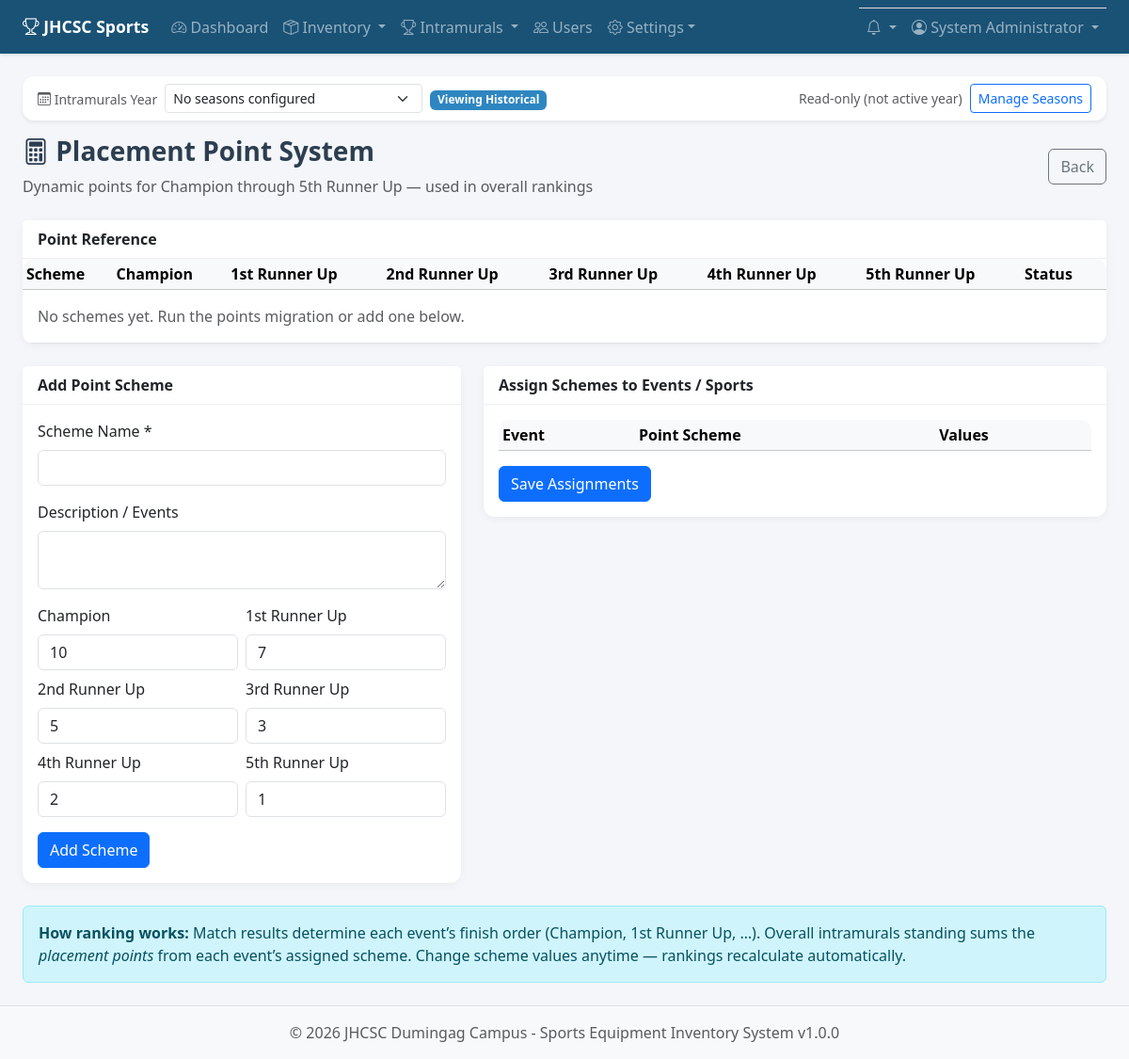
/intramurals/points/index.php (signed in), run on an earlier commit of the app's database.
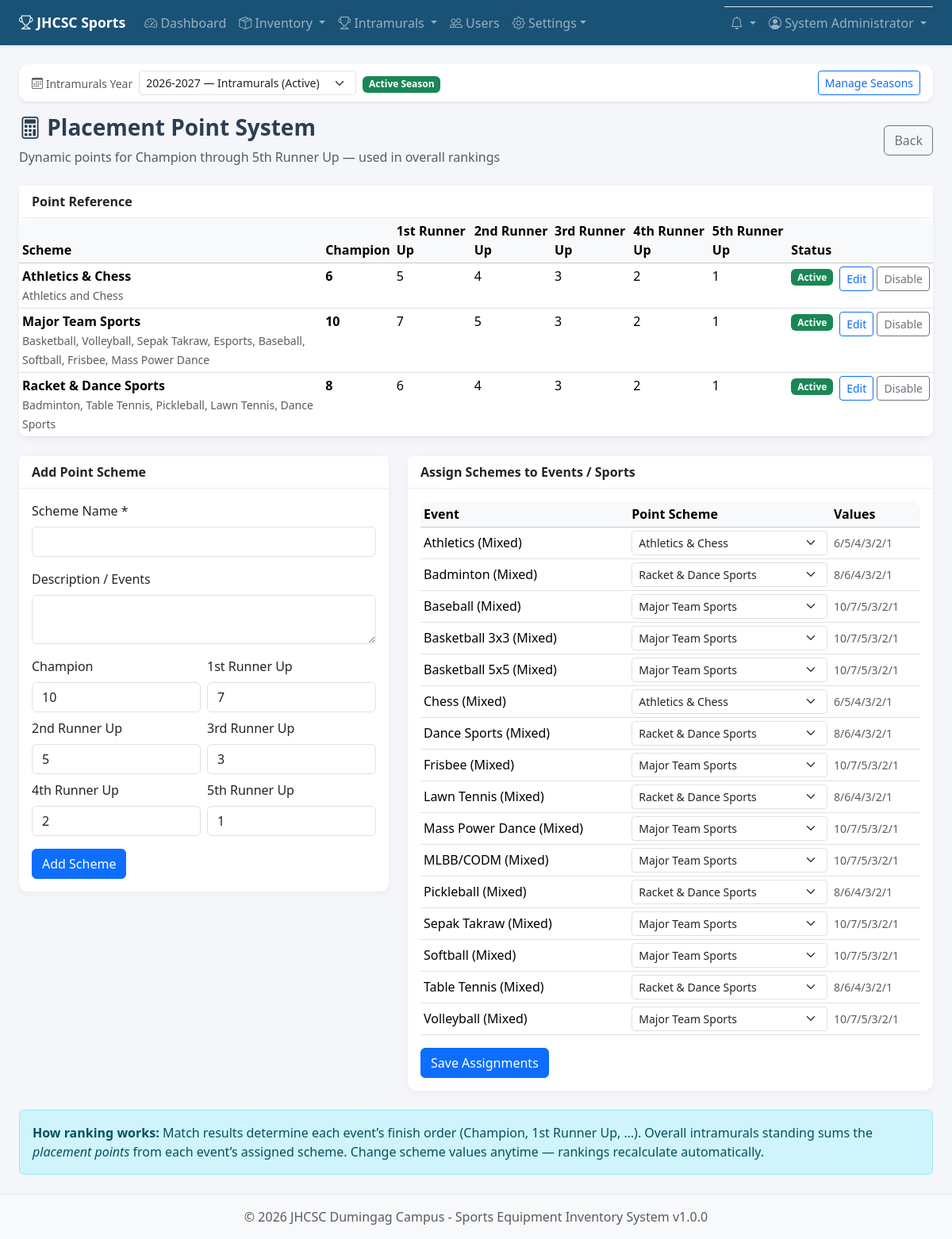
And on a later commit of the database.
### tables this page shows
CREATE TABLE IF NOT EXISTS intramural_point_schemes (
    id INT AUTO_INCREMENT PRIMARY KEY,
    name VARCHAR(100) NOT NULL UNIQUE,
    description TEXT,
    points_1 INT NOT NULL DEFAULT 10,
    points_2 INT NOT NULL DEFAULT 7,
    points_3 INT NOT NULL DEFAULT 5,
    points_4 INT NOT NULL DEFAULT 3,
    points_5 INT NOT NULL DEFAULT 2,
    points_6 INT NOT NULL DEFAULT 1,
    is_active TINYINT(1) NOT NULL DEFAULT 1,
    created_at TIMESTAMP DEFAULT CURRENT_TIMESTAMP,
    updated_at TIMESTAMP DEFAULT CURRENT_TIMESTAMP ON UPDATE CURRENT_TIMESTAMP
);

CREATE TABLE IF NOT EXISTS intramural_sports (
    id INT AUTO_INCREMENT PRIMARY KEY,
    name VARCHAR(100) NOT NULL,
    description TEXT,
    category ENUM('men', 'women', 'mixed') NOT NULL DEFAULT 'mixed',
    scoring_method ENUM('points', 'sets', 'games', 'time') NOT NULL DEFAULT 'points',
    rules TEXT,
    schedule_notes TEXT,
    tournament_format ENUM('round_robin', 'single_elimination', 'double_elimination', 'group_knockout', 'custom') NOT NULL DEFAULT 'round_robin',
    format_notes TEXT,
    win_points INT NOT NULL DEFAULT 3,
    draw_points INT NOT NULL DEFAULT 1,
    loss_points INT NOT NULL DEFAULT 0,
    point_scheme_id INT DEFAULT NULL,
    is_active TINYINT(1) NOT NULL DEFAULT 1,
    created_at TIMESTAMP DEFAULT CURRENT_TIMESTAMP,
    updated_at TIMESTAMP DEFAULT CURRENT_TIMESTAMP ON UPDATE CURRENT_TIMESTAMP,
    UNIQUE KEY uq_sport_name_category (name, category),
    FOREIGN KEY (point_scheme_id) REFERENCES intramural_point_schemes(id) ON DELETE SET NULL
);

### includes/intramurals.php (called while the page is built, shortened)
<?php
function sportLabel(array $sport): string
{
    return $sport['name'] . ' (' . ucfirst($sport['category']) . ')';
}
function getAllSeasons(bool $includeArchived = true): array
{
    try {
        $db = getDB();
        $sql = 'SELECT * FROM intramural_seasons';
        $sql .= ' ORDER BY is_active DESC, year_label DESC, id DESC';
        return $db->query($sql)->fetchAll();
    } catch (Throwable $e) {
        return [];
    }
}
function getActiveSeason(): ?array
{
    try {
        $db = getDB();
        $season = $db->query('SELECT * FROM intramural_seasons WHERE is_active = 1 ORDER BY id DESC LIMIT 1')->fetch();
        if ($season) {
            return $season;
        }
        return $db->query('SELECT * FROM intramural_seasons ORDER BY id DESC LIMIT 1')->fetch() ?: null;
    } catch (Throwable $e) {
        return null;
    }
}
function getSeasonById(int $id): ?array
{
    try {
        $db = getDB();
        $stmt = $db->prepare('SELECT * FROM intramural_seasons WHERE id = ?');
        $stmt->execute([$id]);
        return $stmt->fetch() ?: null;
    } catch (Throwable $e) {
        return null;
    }
}
function getCurrentSeasonId(): ?int
{
    $active = getActiveSeason();
    return $active ? (int) $active['id'] : null;
}
function getCurrentSeason(): ?array
{
    $id = getCurrentSeasonId();
    return $id ? getSeasonById($id) : getActiveSeason();
}
function isViewingActiveSeason(): bool
{
    $current = getCurrentSeason();
    return $current && !empty($current['is_active']);
}
function placementLabels(): array
{
    return [
        1 => 'Champion',
        2 => '1st Runner Up',
        3 => '2nd Runner Up',
        4 => '3rd Runner Up',
        5 => '4th Runner Up',
        6 => '5th Runner Up',
    ];
}
function getAllPointSchemes(bool $activeOnly = true): array
{
    try {
        $db = getDB();
        $sql = 'SELECT * FROM intramural_point_schemes';
        if ($activeOnly) {
            $sql .= ' WHERE is_active = 1';
        }
        $sql .= ' ORDER BY name';
        return $db->query($sql)->fetchAll();
    } catch (Throwable $e) {
        return [];
    }
}
function formatSchemePoints(array $scheme): string
{
    return implode('/', [
        (int) $scheme['points_1'],
        (int) $scheme['points_2'],
        (int) $scheme['points_3'],
        (int) $scheme['points_4'],
        (int) $scheme['points_5'],
        (int) $scheme['points_6'],
    ]);
}

### includes/auth.php (called while the page is built, shortened)
<?php
require_once __DIR__ . '/../config/config.php';
require_once __DIR__ . '/functions.php';
require_once __DIR__ . '/intramurals.php';
function isLoggedIn(): bool
{
    return isset($_SESSION['user_id']) && !empty($_SESSION['user_id']);
}
function canManageIntramurals(): bool
{
    return isLoggedIn() && in_array($_SESSION['user_role'], ['admin', 'coordinator', 'staff'], true);
}

### includes/functions.php (called while the page is built, shortened)
<?php
function sanitize(string $input): string
{
    return htmlspecialchars(trim($input), ENT_QUOTES, 'UTF-8');
}
function post(string $key, $default = ''): string
{
    return isset($_POST[$key]) ? trim($_POST[$key]) : $default;
}

### intramurals/points/index.php (the view, shortened to what the changed rows need)
<?php
require_once __DIR__ . '/../../includes/auth.php';
$db = getDB();
$canEdit = canManageIntramurals();
$editScheme = null;
$schemes = getAllPointSchemes(false);
$sports = $db->query('SELECT s.id, s.name, s.category, s.point_scheme_id, ps.name as scheme_name
    FROM intramural_sports s
    LEFT JOIN intramural_point_schemes ps ON s.point_scheme_id = ps.id
    WHERE s.is_active = 1
    ORDER BY s.name, s.category')->fetchAll();
$activeSchemes = getAllPointSchemes(true);
require_once __DIR__ . '/../../includes/header.php';
require __DIR__ . '/../_season_bar.php';
$labels = placementLabels();
?>
<div class="page-header d-flex justify-content-between align-items-center flex-wrap gap-2">
    <div>
        <h1><i class="bi bi-calculator"></i> Placement Point System</h1>
    </div>
</div>
<div class="card mb-4">
    <div class="card-body p-0">
        <div class="table-responsive">
            <table class="table table-sm mb-0">
                <thead class="table-light">
                    <tr>
                        <th>Scheme</th>
                        <?php foreach ($labels as $label): ?>
                        <th><?= sanitize($label) ?></th>
                        <?php endforeach; ?>
                        <th>Status</th>
                        <?php if ($canEdit): ?><th></th><?php endif; ?>
                    </tr>
                </thead>
                <tbody>
                    <?php foreach ($schemes as $s): ?>
                    <tr class="<?= $s['is_active'] ? '' : 'table-secondary' ?>">
                        <td>
                            <strong><?= sanitize($s['name']) ?></strong>
                            <?php if ($s['description']): ?><br><small class="text-muted"><?= sanitize($s['description']) ?></small><?php endif; ?>
                        </td>
                        <td><strong><?= (int) $s['points_1'] ?></strong></td>
                        <td><?= (int) $s['points_2'] ?></td>
                        <td><?= (int) $s['points_3'] ?></td>
                        <td><?= (int) $s['points_4'] ?></td>
                        <td><?= (int) $s['points_5'] ?></td>
                        <td><?= (int) $s['points_6'] ?></td>
                        <td><?= $s['is_active'] ? '<span class="badge bg-success">Active</span>' : '<span class="badge bg-secondary">Inactive</span>' ?></td>
                        <?php if ($canEdit): ?>
                        <td class="text-nowrap">
                            <a href="?edit=<?= $s['id'] ?>" class="btn btn-sm btn-outline-primary">Edit</a>
                            <form method="POST" class="d-inline">
                                <button class="btn btn-sm btn-outline-secondary"><?= $s['is_active'] ? 'Disable' : 'Enable' ?></button>
                            </form>
                        </td>
                        <?php endif; ?>
                    </tr>
                    <?php endforeach; ?>
                    <?php if (empty($schemes)): ?>
                    <tr><td colspan="9" class="text-muted p-3">No schemes yet. Run the points migration or add one below.</td></tr>
                    <?php endif; ?>
                </tbody>
            </table>
        </div>
    </div>
</div>
<?php if ($canEdit): ?>
<div class="row g-4 mb-4">
    <div class="col-lg-5">
        <div class="card">
            <div class="card-body">
                <form method="POST">
                    <div class="row g-2">
                        <?php
                        $defaults = [1 => 10, 2 => 7, 3 => 5, 4 => 3, 5 => 2, 6 => 1];
                        foreach ($labels as $rank => $label):
                            $field = 'points_' . $rank;
                            $val = (int) ($editScheme[$field] ?? post($field, (string) $defaults[$rank]));
                        ?>
                        <div class="col-6">
                            <label class="form-label"><?= sanitize($label) ?></label>
                            <input type="number" name="<?= $field ?>" class="form-control" min="0" required value="<?= $val ?>">
                        </div>
                        <?php endforeach; ?>
                    </div>
                </form>
            </div>
        </div>
    </div>
    <div class="col-lg-7">
        <div class="card">
            <div class="card-body">
                <form method="POST">
                    <div class="table-responsive">
                        <table class="table table-sm align-middle">
                            <thead class="table-light">
                                <tr><th>Event</th><th>Point Scheme</th><th>Values</th></tr>
                            </thead>
                            <tbody>
                                <?php foreach ($sports as $sport): ?>
                                <?php
                                    $current = null;
                                    foreach ($activeSchemes as $as) {
                                        if ((int) $as['id'] === (int) $sport['point_scheme_id']) {
                                            $current = $as;
                                            break;
                                        }
                                    }
                                ?>
                                <tr>
                                    <td><?= sanitize(sportLabel($sport)) ?></td>
                                    <td>
                                        <select name="sport_scheme[<?= $sport['id'] ?>]" class="form-select form-select-sm">
                                            <?php foreach ($activeSchemes as $as): ?>
                                            <option value="<?= $as['id'] ?>" <?= (int) $sport['point_scheme_id'] === (int) $as['id'] ? 'selected' : '' ?>>
                                                <?= sanitize($as['name']) ?>
                                            </option>
                                            <?php endforeach; ?>
                                        </select>
                                    </td>
                                    <td class="small text-muted"><?= $current ? sanitize(formatSchemePoints($current)) : '10/7/5/3/2/1' ?></td>
                                </tr>
                                <?php endforeach; ?>
                            </tbody>
                        </table>
                    </div>
                </form>
            </div>
        </div>
    </div>
</div>
<?php endif; ?>
<?php require_once __DIR__ . '/../../includes/footer.php'; ?>

### intramurals/_season_bar.php (shortened to what the changed rows need)
<?php
$__season = getCurrentSeason();
$__seasons = getAllSeasons(true);
$__writable = isViewingActiveSeason();
?>
<div class="card mb-3 border-0 shadow-sm season-bar">
    <div class="card-body py-2 px-3">
        <form method="GET" class="row g-2 align-items-center">
            <div class="col-md-4 col-lg-3">
                <select name="season_id" class="form-select form-select-sm" onchange="this.form.submit()">
                    <?php foreach ($__seasons as $s): ?>
                    <option value="<?= $s['id'] ?>" <?= $__season && (int) $__season['id'] === (int) $s['id'] ? 'selected' : '' ?>>
                        <?= sanitize($s['year_label']) ?> — <?= sanitize($s['name']) ?>
                    </option>
                    <?php endforeach; ?>
                    <?php if (empty($__seasons)): ?>
                    <option value="">No seasons configured</option>
                    <?php endif; ?>
                </select>
            </div>
            <div class="col-auto">
                <?php if ($__season && !empty($__season['is_active'])): ?>
                <span class="badge bg-success">Active Season</span>
                <?php else: ?>
                <span class="badge bg-secondary">Viewing Historical</span>
                <?php endif; ?>
            </div>
            <div class="col-auto ms-auto d-flex gap-2">
                <?php if (!$__writable): ?>
                <span class="small text-muted align-self-center">Read-only (not active year)</span>
                <?php endif; ?>
                <?php if (canManageIntramurals()): ?>
                <a href="<?= BASE_URL ?>/intramurals/seasons/index.php" class="btn btn-sm btn-outline-primary">Manage Seasons</a>
                <?php endif; ?>
            </div>
        </form>
    </div>
</div>

What changed in the data, as far as the page shows it:
added intramural_point_schemes: name "Athletics & Chess", description "Athletics and Chess", points_1 "6", points_2 "5", points_3 "4", points_4 "3", points_5 "2", points_6 "1", is_active "Active"
added intramural_point_schemes: name "Major Team Sports", description "Basketball, Volleyball, Sepak Takraw, Esports, Baseball, Softball, Frisbee, Mass Power Dance", points_1 "10", points_2 "7", points_3 "5", points_4 "3", points_5 "2", points_6 "1", is_active "Active"
added intramural_point_schemes: name "Racket & Dance Sports", description "Badminton, Table Tennis, Pickleball, Lawn Tennis, Dance Sports", points_1 "8", points_2 "6", points_3 "4", points_4 "3", points_5 "2", points_6 "1", is_active "Active"
added intramural_sports: sportLabel($sport) "Athletics (Mixed)", point_scheme+id "Athletics & Chess", point_scheme.points_6 "6/5/4/3/2/1"
added intramural_sports: sportLabel($sport) "Badminton (Mixed)", point_scheme+id "Racket & Dance Sports", point_scheme.points_6 "8/6/4/3/2/1"
added intramural_sports: sportLabel($sport) "Baseball (Mixed)", point_scheme+id "Major Team Sports", point_scheme.points_6 "10/7/5/3/2/1"
added intramural_sports: sportLabel($sport) "Basketball 3x3 (Mixed)", point_scheme+id "Major Team Sports", point_scheme.points_6 "10/7/5/3/2/1"
added intramural_sports: sportLabel($sport) "Basketball 5x5 (Mixed)", point_scheme+id "Major Team Sports", point_scheme.points_6 "10/7/5/3/2/1"
added intramural_sports: sportLabel($sport) "Chess (Mixed)", point_scheme+id "Athletics & Chess", point_scheme.points_6 "6/5/4/3/2/1"
added intramural_sports: sportLabel($sport) "Dance Sports (Mixed)", point_scheme+id "Racket & Dance Sports", point_scheme.points_6 "8/6/4/3/2/1"
added intramural_sports: sportLabel($sport) "Frisbee (Mixed)", point_scheme+id "Major Team Sports", point_scheme.points_6 "10/7/5/3/2/1"
added intramural_sports: sportLabel($sport) "Lawn Tennis (Mixed)", point_scheme+id "Racket & Dance Sports", point_scheme.points_6 "8/6/4/3/2/1"
added intramural_sports: sportLabel($sport) "Mass Power Dance (Mixed)", point_scheme+id "Major Team Sports", point_scheme.points_6 "10/7/5/3/2/1"
added intramural_sports: sportLabel($sport) "MLBB/CODM (Mixed)", point_scheme+id "Major Team Sports", point_scheme.points_6 "10/7/5/3/2/1"
added intramural_sports: sportLabel($sport) "Pickleball (Mixed)", point_scheme+id "Racket & Dance Sports", point_scheme.points_6 "8/6/4/3/2/1"
added intramural_sports: sportLabel($sport) "Sepak Takraw (Mixed)", point_scheme+id "Major Team Sports", point_scheme.points_6 "10/7/5/3/2/1"
added intramural_sports: sportLabel($sport) "Softball (Mixed)", point_scheme+id "Major Team Sports", point_scheme.points_6 "10/7/5/3/2/1"
added intramural_sports: sportLabel($sport) "Table Tennis (Mixed)", point_scheme+id "Racket & Dance Sports", point_scheme.points_6 "8/6/4/3/2/1"
added intramural_sports: sportLabel($sport) "Volleyball (Mixed)", point_scheme+id "Major Team Sports", point_scheme.points_6 "10/7/5/3/2/1"
Also different on the page:
form field season_id: "No seasons configured" → "2026-2027 — Intramurals (Active)"
text no longer shown: "Viewing Historical Read-only (not active year) No schemes yet. Run the points migration or add one below."
text now shown: "Active Season"
list line gone: "10"
list line gone: "7"
list line gone: "5"
list line gone: "3"
list line gone: "2"
